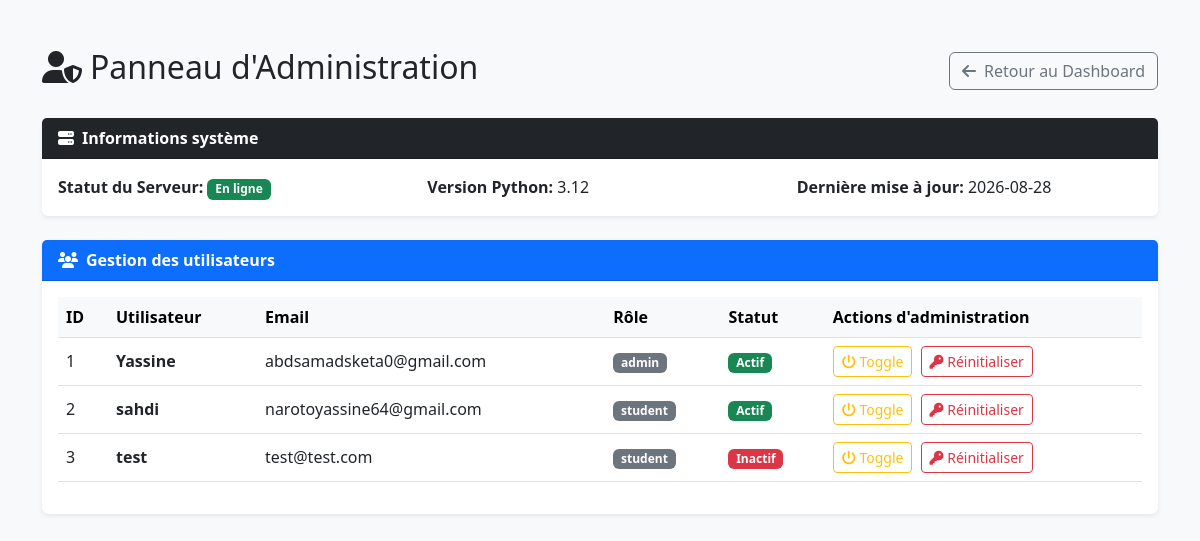
The page /admin (signed in) on the database its author committed.
### tables this page shows
CREATE TABLE users (
            id INTEGER PRIMARY KEY AUTOINCREMENT,
            username TEXT UNIQUE NOT NULL,
            email TEXT UNIQUE NOT NULL,
            password TEXT NOT NULL,
            is_active INTEGER DEFAULT 1,
            created_at TIMESTAMP DEFAULT CURRENT_TIMESTAMP
        , role TEXT DEFAULT 'student', status TEXT DEFAULT 'Actif');

### app.py (the view)
@app.route('/admin')
def admin_panel():
    if not g.user or g.user['role'] != 'admin':
        return redirect('/')
    conn = get_db()
    users = conn.execute("SELECT id, username, email, role, status FROM users").fetchall()
    conn.close()
    system_info = {
        'python_version': '3.12',
        'status': 'Opérationnel',
        'server_time': '2026-08-28'
    }
    return render_template('admin.html', users=users, system_info=system_info)

### app.py (called while the page is built)
def get_db():
    conn = sqlite3.connect("database.db")
    conn.row_factory = sqlite3.Row
    return conn

@app.before_request
def load_logged_in_user():
    user_id = session.get("user_id")
    if user_id is None:
        g.user = None
    else:
        conn = get_db()
        g.user = conn.execute("SELECT * FROM users WHERE id = ?", (user_id,)).fetchone()
        conn.close()

### templates/admin.html (shortened to what this page needs)
<!DOCTYPE html>
<html lang="fr">
<head>
    <link href="https://cdn.jsdelivr.net/npm/bootstrap@5.3.0/dist/css/bootstrap.min.css" rel="stylesheet">
    <link rel="stylesheet" href="https://cdnjs.cloudflare.com/ajax/libs/font-awesome/6.4.0/css/all.min.css">
</head>
<body class="bg-light">
<div class="container py-5">
    <div class="d-flex justify-content-between align-items-center mb-4">
        <h2><i class="fa-solid fa-user-shield me-2"></i>Panneau d'Administration</h2>
        <a href="/" class="btn btn-outline-secondary"><i class="fa-solid fa-arrow-left me-1"></i> Retour au Dashboard</a>
    </div>
    <div class="row g-4">
        <div class="col-md-12">
            <div class="card shadow-sm border-0">
                <div class="card-header bg-dark text-white fw-bold">
                    <i class="fa-solid fa-server me-2"></i>Informations système
                </div>
                <div class="card-body">
                    <div class="row">
                        <div class="col-md-4"><strong>Statut du Serveur:</strong> <span class="badge bg-success">En ligne</span></div>
                        <div class="col-md-4"><strong>Version Python:</strong> {{ system_info.python_version }}</div>
                        <div class="col-md-4"><strong>Dernière mise à jour:</strong> {{ system_info.server_time }}</div>
                    </div>
                </div>
            </div>
        </div>
        <div class="col-md-12">
            <div class="card shadow-sm border-0">
                <div class="card-header bg-primary text-white fw-bold">
                    <i class="fa-solid fa-users me-2"></i>Gestion des utilisateurs
                </div>
                <div class="card-body">
                    <table class="table table-hover align-middle">
                        <thead class="table-light">
                            <tr>
                                <th>ID</th>
                                <th>Utilisateur</th>
                                <th>Email</th>
                                <th>Rôle</th>
                                <th>Statut</th>
                                <th>Actions d'administration</th>
                            </tr>
                        </thead>
                        <tbody>
                            {% for user in users %}
                            <tr>
                                <td>{{ user['id'] }}</td>
                                <td><strong>{{ user['username'] }}</strong></td>
                                <td>{{ user['email'] if user['email'] else '-' }}</td>
                                <td><span class="badge bg-secondary">{{ user['role'] if user['role'] else 'Étudiant' }}</span></td>
                                <td>
                                    {% if user['status'] == 'Inactif' %}
                                        <span class="badge bg-danger">Inactif</span>
                                    {% else %}
                                        <span class="badge bg-success">Actif</span>
                                    {% endif %}
                                </td>
                                <td>
                                    <form action="/admin/toggle-user/{{ user['id'] }}" method="POST" class="d-inline">
                                        <button type="submit" class="btn btn-sm btn-outline-warning me-1" title="Activation / désactivation">
                                            <i class="fa-solid fa-power-off"></i> Toggle
                                        </button>
                                    </form>
                                    <form action="/admin/reset-access/{{ user['id'] }}" method="POST" class="d-inline">
                                        <button type="submit" class="btn btn-sm btn-outline-danger" title="Réinitialisation des accès">
                                            <i class="fa-solid fa-key"></i> Réinitialiser
                                        </button>
                                    </form>
                                </td>
                            </tr>
                            {% endfor %}
                        </tbody>
                    </table>
                </div>
            </div>
        </div>
    </div>
</div>
</body>
</html>

### rows shown on the page
users: id "1", username "Yassine", email "abdsamadsketa0@gmail.com", role "admin", status "Actif"
users: id "2", username "sahdi", email "narotoyassine64@gmail.com", role "student", status "Actif"
users: id "3", username "test", email "test@test.com", role "student", status "Inactif"

### other values the page prints
{{ system_info.python_version }} "3.12"
{{ system_info.server_time }} "2026-08-28"
